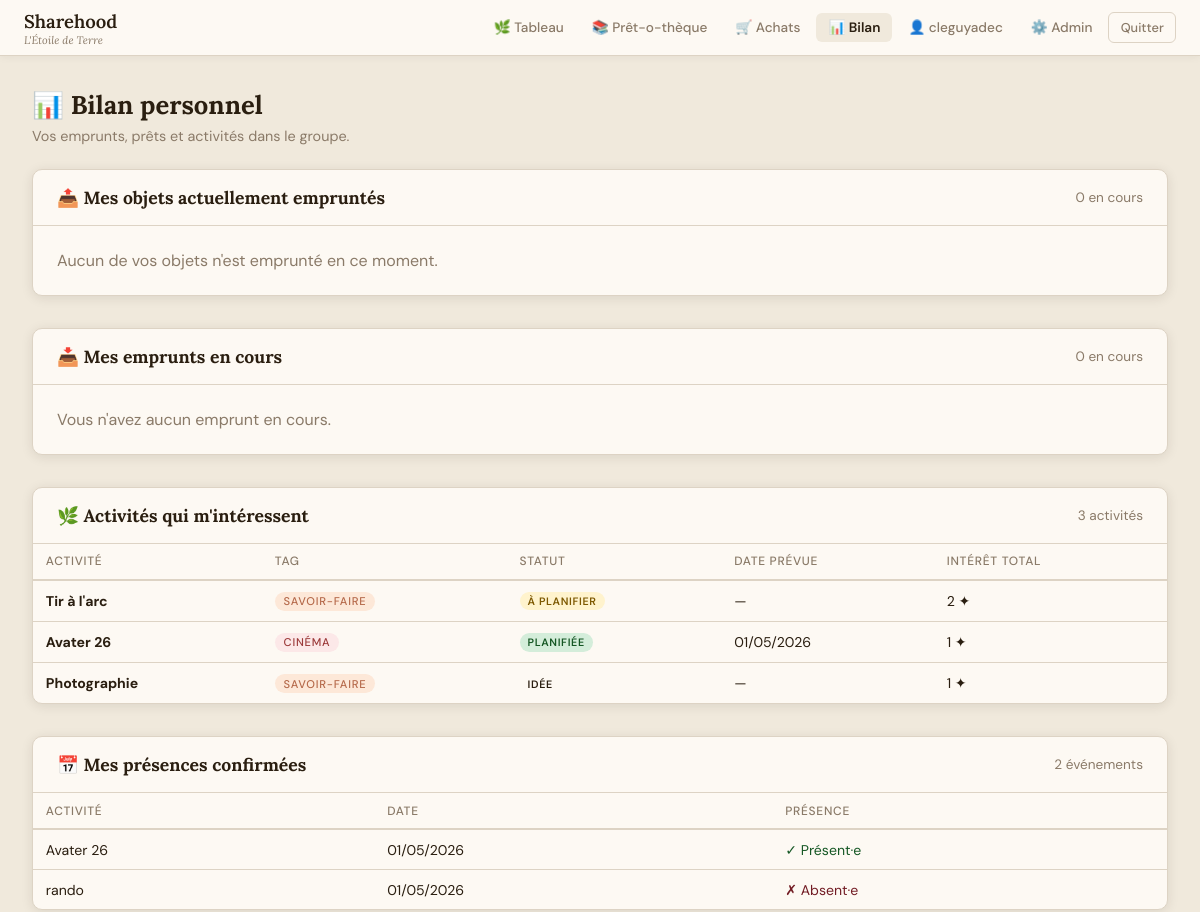
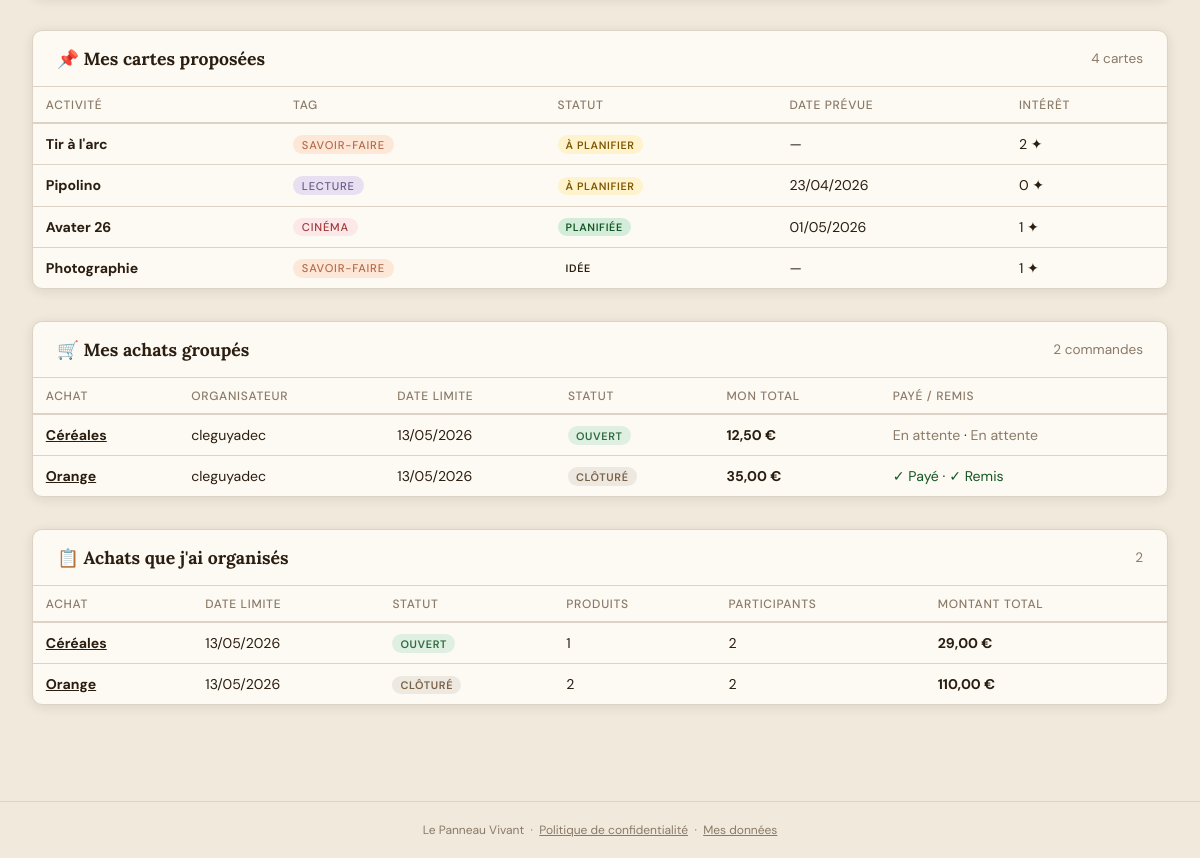
The page /?action=dashboard (signed in) on the database its author committed (2 pictures, top to bottom).
### tables this page shows
CREATE TABLE users (
            id               INTEGER PRIMARY KEY AUTOINCREMENT,
            display_name     TEXT    NOT NULL,
            password_hash    TEXT    NOT NULL,
            role             TEXT    NOT NULL DEFAULT 'member',
            household        TEXT,
            created_at       TEXT    NOT NULL DEFAULT (datetime('now')),
            last_login       TEXT,
            is_active        INTEGER NOT NULL DEFAULT 1,
            gdpr_consent_at  TEXT
        );

CREATE TABLE cards (
            id           INTEGER PRIMARY KEY AUTOINCREMENT,
            column_id    INTEGER NOT NULL DEFAULT 0,
            tag          TEXT    NOT NULL DEFAULT 'autre',
            title        TEXT    NOT NULL,
            body         TEXT,
            author_id    INTEGER,
            audience     TEXT    DEFAULT 'adultes',
            event_date   TEXT,
            created_at   TEXT    NOT NULL DEFAULT (datetime('now')),
            updated_at   TEXT, status TEXT NOT NULL DEFAULT 'idea',
            FOREIGN KEY (author_id) REFERENCES users(id) ON DELETE SET NULL
        );

CREATE TABLE group_orders (
            id          INTEGER PRIMARY KEY AUTOINCREMENT,
            title       TEXT    NOT NULL,
            description TEXT,
            deadline    TEXT,
            status      TEXT    NOT NULL DEFAULT 'open',
            creator_id  INTEGER,
            created_at  TEXT    NOT NULL DEFAULT (datetime('now')),
            FOREIGN KEY (creator_id) REFERENCES users(id) ON DELETE SET NULL
        );

### index.php (the view, shortened to what the rows shown need)
<?php
require_once __DIR__ . '/functions.php';
$action = preg_replace('/[^a-z_]/', '', $_GET['action'] ?? 'board');
$user   = currentUser();
if (in_array($action, ['login', 'register', 'privacy', 'forgot_password', 'reset_password'], true)) {
    if ($user && $action === 'login') {
        redirect('?action=board');
    }
} else {
    $user = requireAuth();
}
switch ($action) {
    case 'dashboard':      viewDashboard($user);                        break;
}
function layoutOpen(string $title, ?array $user = null, string $currentAction = ''): void
{
    $appName = h(APP_NAME);
    $appSub  = h(APP_SUBTITLE);
    $isAdmin = $user && $user['role'] === 'admin';
    echo <<<HTML
<!DOCTYPE html>
<html lang="fr">
<head>
<title>{$appName} — {$title}</title>
</head>
<body>
HTML;
    if ($user) {
        $board   = $currentAction === 'board'        ? 'active' : '';
        $library = $currentAction === 'library'      ? 'active' : '';
        $bilan   = $currentAction === 'dashboard'    ? 'active' : '';
        $orders  = $currentAction === 'group_orders' ? 'active' : '';
        $mydata  = $currentAction === 'my_data'      ? 'active' : '';
        $admin   = $currentAction === 'admin'        ? 'active' : '';
        $uname   = h($user['display_name']);
        $csrf    = csrfField();
        echo <<<HTML
<nav>
  <a class="nav-brand" href="?action=board">{$appName} <small>{$appSub}</small></a>
  <button class="nav-toggle" aria-label="Menu" aria-expanded="false" onclick="toggleNav(this)">☰</button>
  <div class="nav-links" id="nav-links">
    <a href="?action=board"        class="{$board}">🌿 Tableau</a>
    <a href="?action=library"      class="{$library}">📚 Prêt-o-thèque</a>
    <a href="?action=group_orders" class="{$orders}">🛒 Achats</a>
    <a href="?action=dashboard"    class="{$bilan}">📊 Bilan</a>
    <a href="?action=my_data"      class="{$mydata}">👤 {$uname}</a>
HTML;
        if ($isAdmin) {
            echo "<a href=\"?action=admin\" class=\"{$admin}\">⚙️ Admin</a>";
        }
        echo <<<HTML
    <form method="post" action="?action=logout" style="display:inline">
      {$csrf}
      <button type="submit" class="btn btn-ghost btn-sm">Quitter</button>
    </form>
  </div>
</nav>
<script>
function toggleNav(btn) {
  const nav = document.getElementById('nav-links');
  const open = nav.classList.toggle('open');
  btn.setAttribute('aria-expanded', open);
  btn.textContent = open ? '✕' : '☰';
}
document.addEventListener('click', function(e) {
  const nav = document.getElementById('nav-links');
  if (nav && nav.classList.contains('open') && !e.target.closest('nav')) {
    nav.classList.remove('open');
    const btn = document.querySelector('.nav-toggle');
    if (btn) { btn.setAttribute('aria-expanded','false'); btn.textContent='☰'; }
  }
});
</script>
HTML;
    }
}
function layoutClose(): void
{
    echo <<<HTML
<footer>
  Le Panneau Vivant &nbsp;·&nbsp;
  <a href="?action=privacy" style="color:inherit">Politique de confidentialité</a> &nbsp;·&nbsp;
  <a href="?action=my_data" style="color:inherit">Mes données</a>
</footer>
</body></html>
HTML;
}
function viewDashboard(array $user): void
{
    layoutOpen('Bilan', $user, 'dashboard');
    $data = getDashboardData($user['id']);
    echo '<div class="page">';
    echo '<div class="page-header"><h1>📊 Bilan personnel</h1><p>Vos emprunts, prêts et activités dans le groupe.</p></div>';
    echo '<div class="section-box mt-2">';
    echo '<div class="section-box-header"><h2>📤 Mes objets actuellement empruntés</h2>';
    echo '<span class="text-sm text-muted">' . count($data['lent']) . ' en cours</span></div>';
    echo '</div>';
    echo '<div class="section-box mt-2">';
    echo '<div class="section-box-header"><h2>📥 Mes emprunts en cours</h2>';
    echo '<span class="text-sm text-muted">' . count($data['borrowed']) . ' en cours</span></div>';
    echo '</div>';
    echo '<div class="section-box mt-2">';
    echo '<div class="section-box-header"><h2>🌿 Activités qui m\'intéressent</h2>';
    echo '<span class="text-sm text-muted">' . count($data['activities']) . ' activité' . (count($data['activities']) > 1 ? 's' : '') . '</span></div>';
    if (empty($data['activities'])) {
        echo '<div class="section-box-body"><p class="text-muted">Vous n\'avez marqué d\'intérêt pour aucune activité.</p></div>';
    } else {
        echo '<div style="overflow-x:auto"><table class="data-table">';
        echo '<thead><tr><th>Activité</th><th>Tag</th><th>Statut</th><th>Date prévue</th><th>Intérêt total</th></tr></thead><tbody>';
        foreach ($data['activities'] as $row) {
            $tagLabel = TAG_META[$row['tag']] ?? ['label' => $row['tag'], 'cls' => 'tag-autre'];
            $stMeta   = STATUS_META[$row['status']] ?? STATUS_META['a_planifier'];
            echo '<tr>';
            echo '<td><strong>' . h($row['title']) . '</strong></td>';
            echo '<td><span class="tag ' . $tagLabel['cls'] . '">' . $tagLabel['label'] . '</span></td>';
            echo '<td><span class="status-badge status-' . h($row['status']) . '">' . $stMeta['label'] . '</span></td>';
            echo '<td>' . ($row['event_date'] ? fmtDate($row['event_date']) : '—') . '</td>';
            echo '<td>' . (int)$row['interest_count'] . ' ✦</td>';
            echo '</tr>';
        }
        echo '</tbody></table></div>';
    }
    echo '</div>';
    if (!empty($data['presences'])) {
        echo '<div class="section-box mt-2">';
        echo '<div class="section-box-header"><h2>📅 Mes présences confirmées</h2>';
        echo '<span class="text-sm text-muted">' . count($data['presences']) . ' événement' . (count($data['presences']) > 1 ? 's' : '') . '</span></div>';
        echo '<div style="overflow-x:auto"><table class="data-table">';
        echo '<thead><tr><th>Activité</th><th>Date</th><th>Présence</th></tr></thead><tbody>';
        echo '</tbody></table></div>';
        echo '</div>';
    }
    echo '<div class="section-box mt-2">';
    echo '<div class="section-box-header"><h2>📌 Mes cartes proposées</h2>';
    echo '<span class="text-sm text-muted">' . count($data['my_cards']) . ' carte' . (count($data['my_cards']) > 1 ? 's' : '') . '</span></div>';
    if (empty($data['my_cards'])) {
        echo '<div class="section-box-body"><p class="text-muted">Vous n\'avez proposé aucune activité.</p></div>';
    } else {
        echo '<div style="overflow-x:auto"><table class="data-table">';
        echo '<thead><tr><th>Activité</th><th>Tag</th><th>Statut</th><th>Date prévue</th><th>Intérêt</th></tr></thead><tbody>';
        foreach ($data['my_cards'] as $row) {
            $tagLabel = TAG_META[$row['tag']] ?? ['label' => $row['tag'], 'cls' => 'tag-autre'];
            $stMeta   = STATUS_META[$row['status']] ?? STATUS_META['a_planifier'];
            echo '<tr>';
            echo '<td><strong>' . h($row['title']) . '</strong></td>';
            echo '<td><span class="tag ' . $tagLabel['cls'] . '">' . $tagLabel['label'] . '</span></td>';
            echo '<td><span class="status-badge status-' . h($row['status']) . '">' . $stMeta['label'] . '</span></td>';
            echo '<td>' . ($row['event_date'] ? fmtDate($row['event_date']) : '—') . '</td>';
            echo '<td>' . (int)$row['interest_count'] . ' ✦</td>';
            echo '</tr>';
        }
        echo '</tbody></table></div>';
    }
    echo '</div>';
    $myReqs = $data['my_order_requests'];
    echo '<div class="section-box mt-2">';
    echo '<div class="section-box-header"><h2>🛒 Mes achats groupés</h2>';
    echo '<span class="text-sm text-muted">' . count($myReqs) . ' commande' . (count($myReqs) > 1 ? 's' : '') . '</span></div>';
    if (empty($myReqs)) {
        echo '<div class="section-box-body"><p class="text-muted">Vous ne participez à aucun achat groupé.</p></div>';
    } else {
        echo '<div style="overflow-x:auto"><table class="data-table">';
        echo '<thead><tr><th>Achat</th><th>Organisateur</th><th>Date limite</th><th>Statut</th><th>Mon total</th><th>Payé / Remis</th></tr></thead><tbody>';
        foreach ($myReqs as $row) {
            $stMeta    = ORDER_STATUS_META[$row['status']] ?? ['label' => $row['status'], 'cls' => ''];
            $myTotal   = number_format($row['my_total'], 2, ',', ' ');
            $paidAll   = $row['paid_count'] >= $row['request_count'] && $row['request_count'] > 0;
            $dispAll   = $row['dispatched_count'] >= $row['request_count'] && $row['request_count'] > 0;
            $paidLabel = $paidAll ? '<span style="color:#155724">✓ Payé</span>' : '<span style="color:var(--muted)">En attente</span>';
            $dispLabel = $dispAll ? '<span style="color:#155724">✓ Remis</span>' : '<span style="color:var(--muted)">En attente</span>';
            $deadlineLate = $row['deadline'] && $row['deadline'] < date('Y-m-d') && $row['status'] === 'open'
                ? ' style="color:#c0392b;font-weight:600"' : '';
            echo '<tr>';
            echo '<td><a href="?action=group_orders#order-' . (int)$row['id'] . '" style="color:inherit"><strong>' . h($row['title']) . '</strong></a></td>';
            echo '<td>' . h($row['creator_name'] ?? '—') . '</td>';
            echo '<td' . $deadlineLate . '>' . ($row['deadline'] ? fmtDate($row['deadline']) : '—') . '</td>';
            echo '<td><span class="go-status ' . h($stMeta['cls']) . '">' . h($stMeta['label']) . '</span></td>';
            echo '<td><strong>' . $myTotal . ' €</strong></td>';
            echo '<td>' . $paidLabel . ' · ' . $dispLabel . '</td>';
            echo '</tr>';
        }
        echo '</tbody></table></div>';
    }
    echo '</div>';
    $myCreated = $data['my_created_orders'];
    if (!empty($myCreated)) {
        echo '<div class="section-box mt-2">';
        echo '<div class="section-box-header"><h2>📋 Achats que j\'ai organisés</h2>';
        echo '<span class="text-sm text-muted">' . count($myCreated) . '</span></div>';
        echo '<div style="overflow-x:auto"><table class="data-table">';
        echo '<thead><tr><th>Achat</th><th>Date limite</th><th>Statut</th><th>Produits</th><th>Participants</th><th>Montant total</th></tr></thead><tbody>';
        foreach ($myCreated as $row) {
            $stMeta  = ORDER_STATUS_META[$row['status']] ?? ['label' => $row['status'], 'cls' => ''];
            $total   = number_format($row['total_amount'], 2, ',', ' ');
            $deadlineLate = $row['deadline'] && $row['deadline'] < date('Y-m-d') && $row['status'] === 'open'
                ? ' style="color:#c0392b;font-weight:600"' : '';
            echo '<tr>';
            echo '<td><a href="?action=group_orders#order-' . (int)$row['id'] . '" style="color:inherit"><strong>' . h($row['title']) . '</strong></a></td>';
            echo '<td' . $deadlineLate . '>' . ($row['deadline'] ? fmtDate($row['deadline']) : '—') . '</td>';
            echo '<td><span class="go-status ' . h($stMeta['cls']) . '">' . h($stMeta['label']) . '</span></td>';
            echo '<td>' . (int)$row['product_count'] . '</td>';
            echo '<td>' . (int)$row['participant_count'] . '</td>';
            echo '<td><strong>' . $total . ' €</strong></td>';
            echo '</tr>';
        }
        echo '</tbody></table></div>';
        echo '</div>';
    }
    echo '</div>';
    layoutClose();
}

### rows shown on the page
users: display_name "cleguyadec"
cards: title "Tir à l'arc", tag "SAVOIR-FAIRE", status "À PLANIFIER", interest_count "2"
cards: title "Avater 26", tag "CINÉMA", status "PLANIFIÉE", event_date "01/05/2026", interest_count "1"
cards: title "Photographie", tag "SAVOIR-FAIRE", status "IDÉE", interest_count "1"
cards: title "Pipolino", tag "LECTURE", status "À PLANIFIER", event_date "23/04/2026", interest_count "0"
group_orders: title "Céréales", creator_name "cleguyadec", deadline "13/05/2026", status "OUVERT", myTotal "12,50", shows "En attente", product_count "1", participant_count "2", total "29,00"
group_orders: title "Orange", creator_name "cleguyadec", deadline "13/05/2026", status "CLÔTURÉ", myTotal "35,00", shows "✓ Payé", shows "✓ Remis", product_count "2", participant_count "2", total "110,00"

### other values the page prints
$appName "Sharehood"
$appSub "L'Étoile de Terre"
count($data['lent']) "0"
count($data['borrowed']) "0"
count($data['activities']) "3"
count($data['presences']) "2"
$row['title'] "Avater 26"
fmtDate($row['event_date']) "01/05/2026"
$row['title'] "rando"
count($data['my_cards']) "4"
count($myReqs) "2"
count($myCreated) "2"
